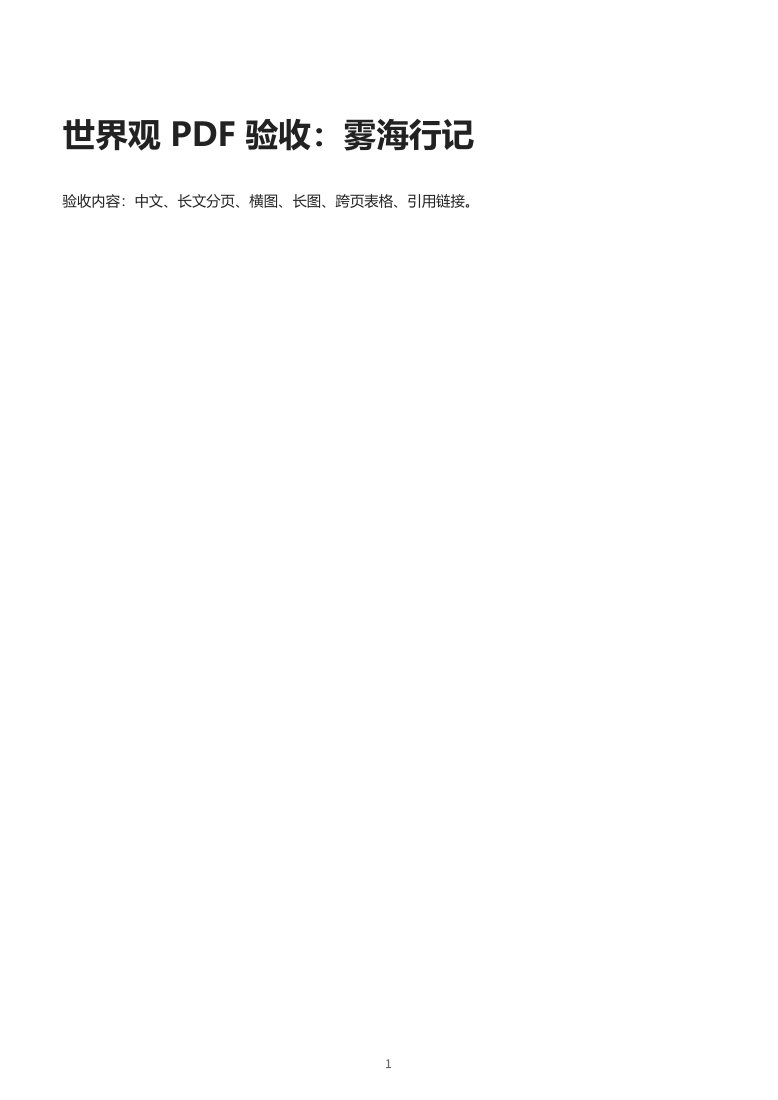
#> input picture Desktop_Vue3/TaichuDeskTop_UI/.tmp/world-transfer-check/final-page-01.png, 778 x 1100 px; its folder holds only this picture in this run
$ python contact-sheet.py
#> lines starting #> are read from the running program, lines starting #| are printed output that depends on the picture
from pathlib import Path
from PIL import Image,ImageOps,ImageDraw
paths=sorted(Path('.tmp/world-transfer-check').glob('final-page-*.png'))
canvas=Image.new('RGB',(4*300,3*430),'#ddd');d=ImageDraw.Draw(canvas)
#> after `canvas = Image.new('RGB', (4 * 300, 3 * 430), '#ddd')`: canvas: PIL image 1200x1290 RGB; every value is 221
for i,p in enumerate(paths):
 im=Image.open(p);im.thumbnail((290,400));x=(i%4)*300;y=(i//4)*430
#> further down, im is the input picture: PIL image 778x1100 RGB; min 34, max 255, mean 253.2
 canvas.paste(im,(x+(300-im.width)//2,y+22));d.text((x+12,y+4),f'PAGE {i+1}',fill='black')
#> after `canvas.paste(im, (x + (300 - im.width) // 2, y + 22))`:
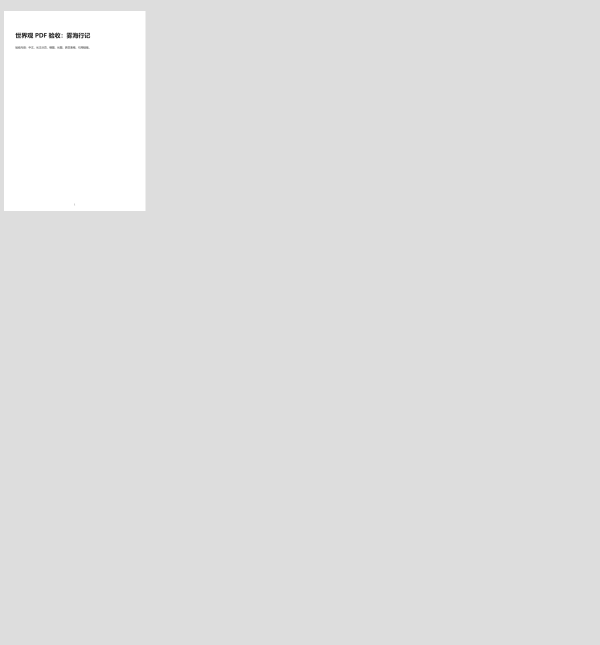
#> canvas: PIL image 1200x1290 RGB (shown at 1/2 size); min 15, max 255, mean 223.3
canvas.save('.tmp/world-transfer-check/final-contact-sheet.png')

$ run again, on Desktop_Vue3/TaichuDeskTop_UI/.tmp/world-transfer-check/final-page-05.png
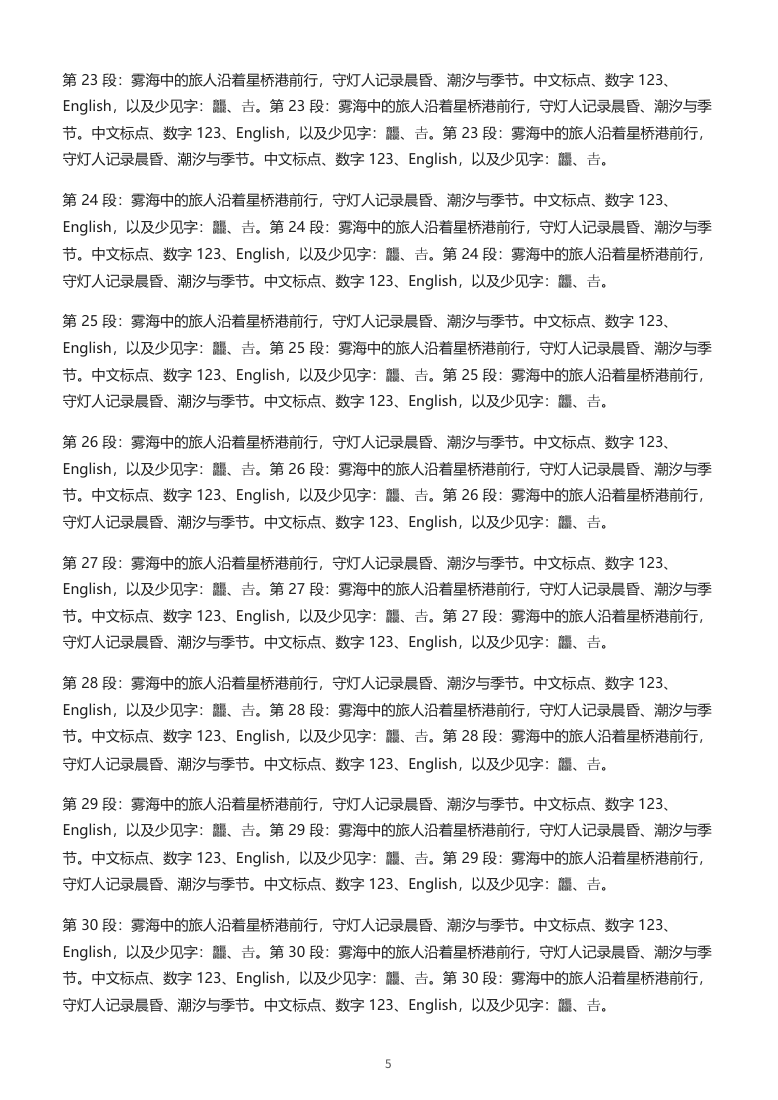
#> input picture Desktop_Vue3/TaichuDeskTop_UI/.tmp/world-transfer-check/final-page-05.png, 778 x 1100 px
#> im is the input picture: PIL image 778x1100 RGB; min 34, max 255, mean 237.4
#> `im.thumbnail((290, 400))`:
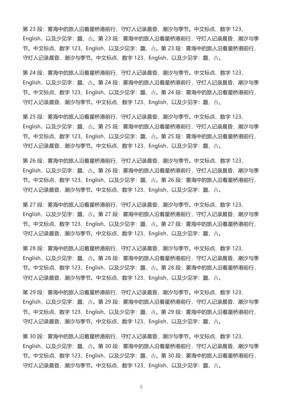
#> im: PIL image 283x400 RGB; min 88, max 255, mean 237
#> `canvas.paste(im, (x + (300 - im.width) // 2, y + 22))`:
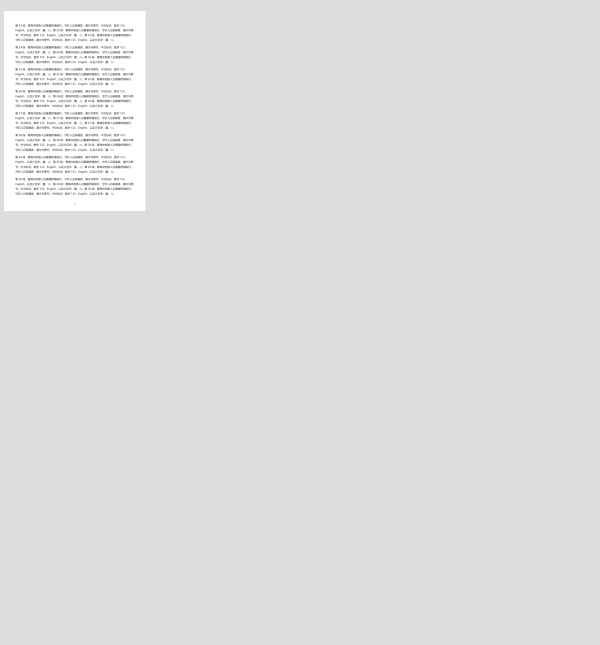
#> canvas: PIL image 1200x1290 RGB (shown at 1/2 size); min 88, max 255, mean 222.2

$ run again, on Desktop_Vue3/TaichuDeskTop_UI/.tmp/world-transfer-check/final-page-06.png
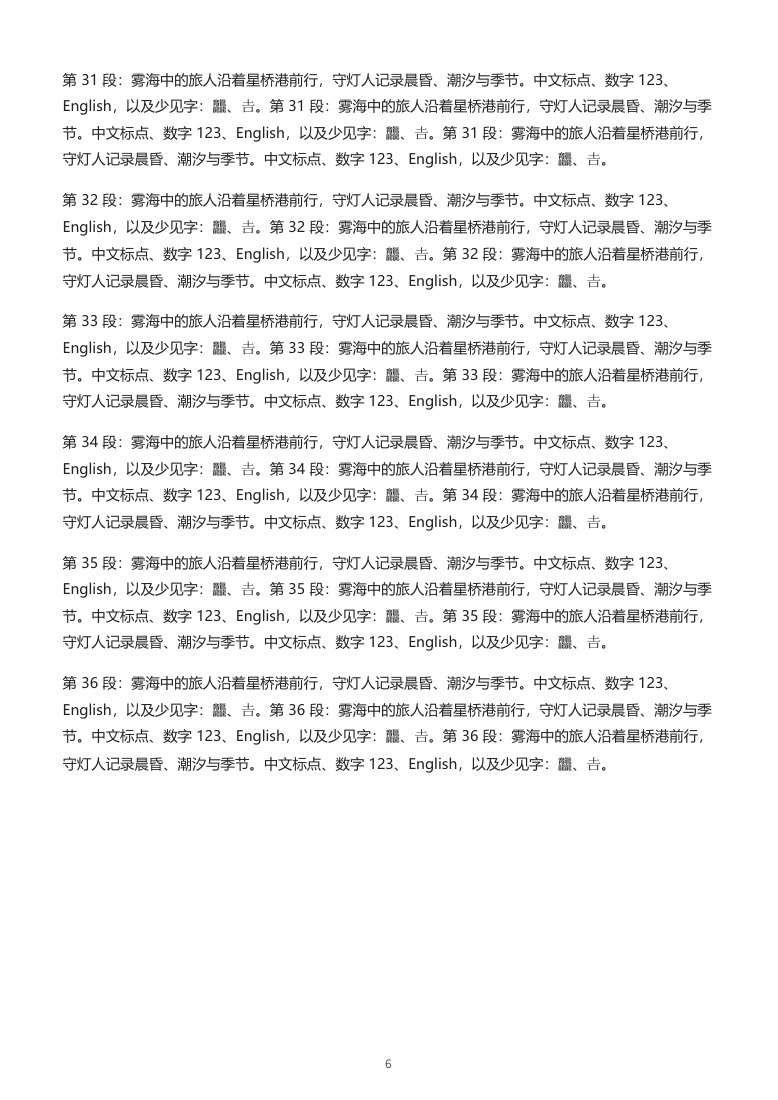
#> input picture Desktop_Vue3/TaichuDeskTop_UI/.tmp/world-transfer-check/final-page-06.png, 778 x 1100 px
#> im is the input picture: PIL image 778x1100 RGB; min 34, max 255, mean 241.8
#> `im.thumbnail((290, 400))`:
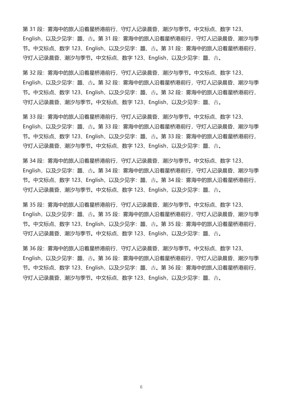
#> im: PIL image 283x400 RGB; min 88, max 255, mean 241.5
#> `canvas.paste(im, (x + (300 - im.width) // 2, y + 22))`:
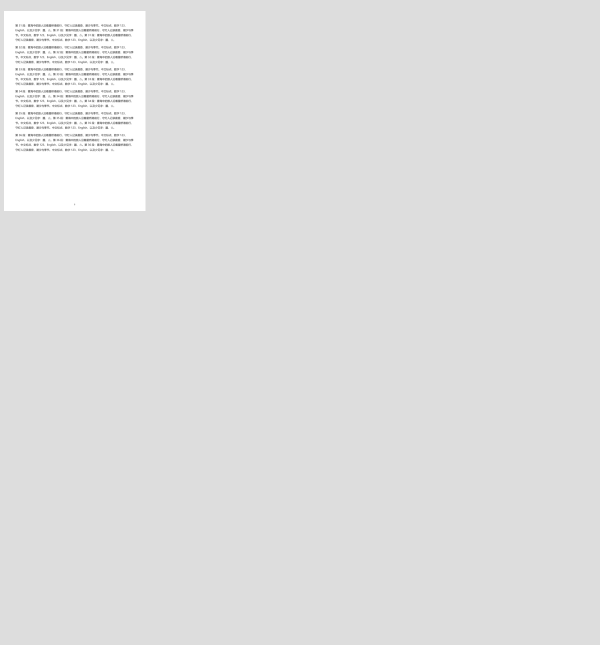
#> canvas: PIL image 1200x1290 RGB (shown at 1/2 size); min 88, max 255, mean 222.5

$ run again, on Desktop_Vue3/TaichuDeskTop_UI/.tmp/world-transfer-check/final-page-07.png
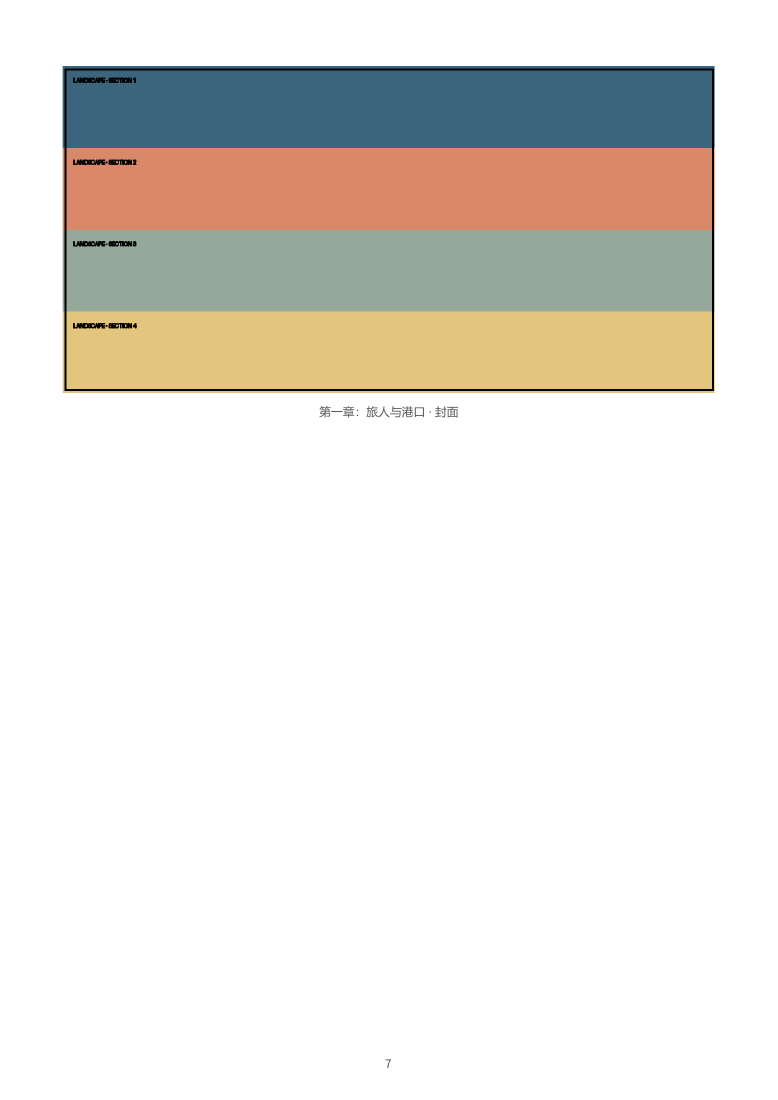
#> input picture Desktop_Vue3/TaichuDeskTop_UI/.tmp/world-transfer-check/final-page-07.png, 778 x 1100 px
#> im is the input picture: PIL image 778x1100 RGB; mean R, G, B 231.2, 228.1, 222.5
#> im: PIL image 283x400 RGB
#> `canvas.paste(im, (x + (300 - im.width) // 2, y + 22))`:
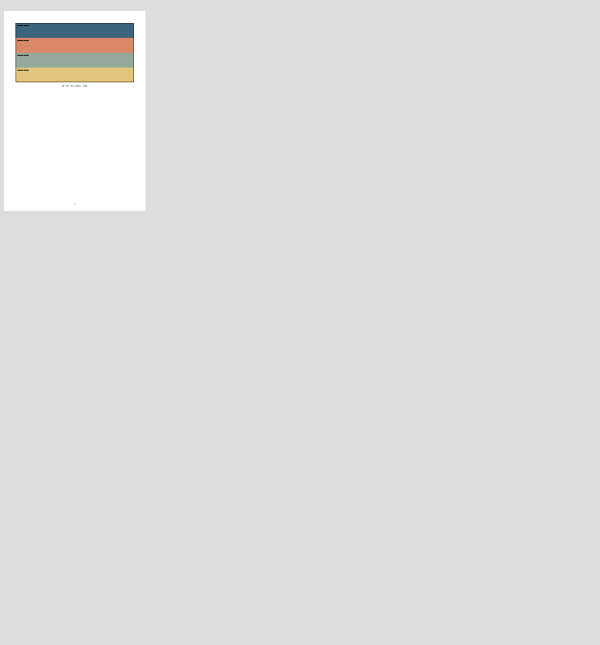
#> canvas: PIL image 1200x1290 RGB (shown at 1/2 size); mean R, G, B 221.7, 221.5, 221.1

$ run again, on Desktop_Vue3/TaichuDeskTop_UI/.tmp/world-transfer-check/final-page-02.png
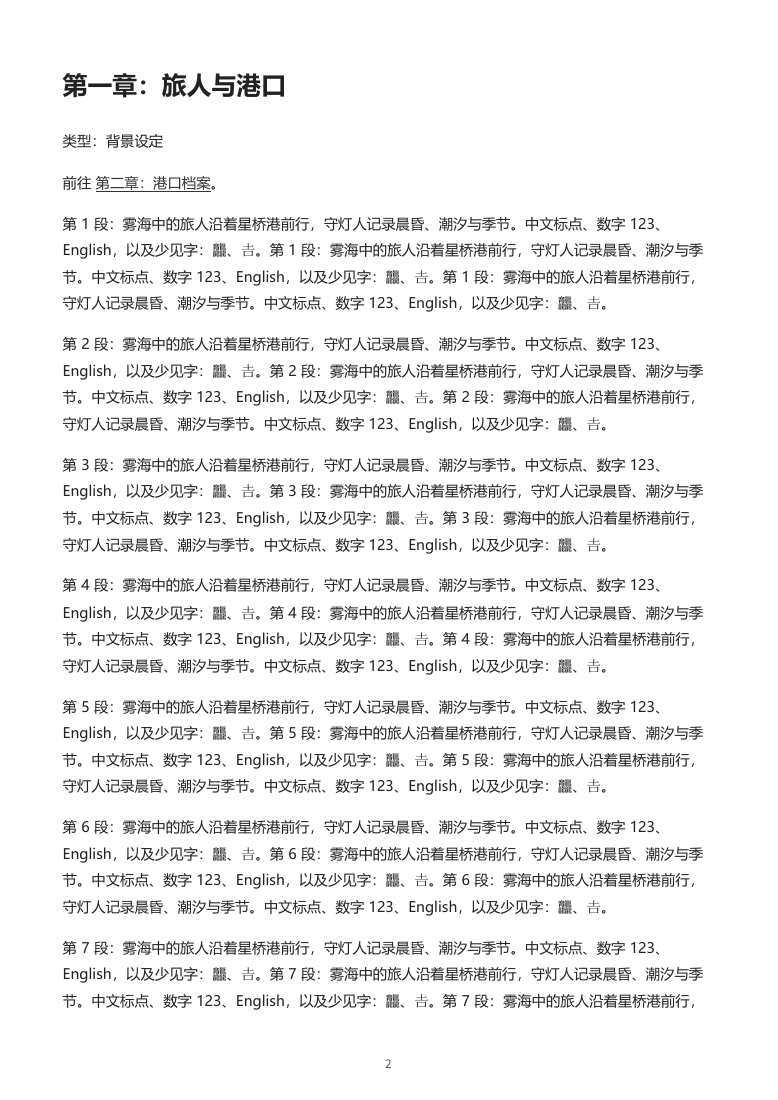
#> input picture Desktop_Vue3/TaichuDeskTop_UI/.tmp/world-transfer-check/final-page-02.png, 778 x 1100 px
#> im is the input picture: PIL image 778x1100 RGB; min 34, max 255, mean 239.4
#> `im.thumbnail((290, 400))`:
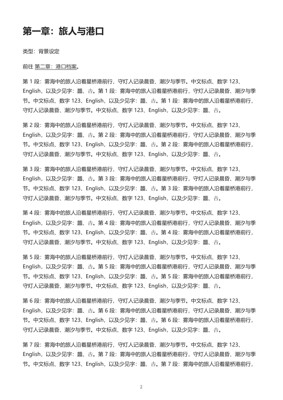
#> im: PIL image 283x400 RGB; min 16, max 255, mean 239
#> `canvas.paste(im, (x + (300 - im.width) // 2, y + 22))`:
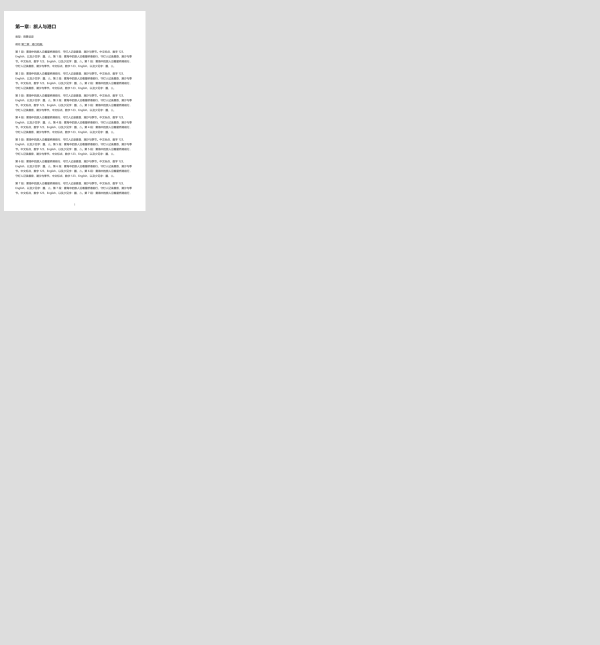
#> canvas: PIL image 1200x1290 RGB (shown at 1/2 size); min 16, max 255, mean 222.3
